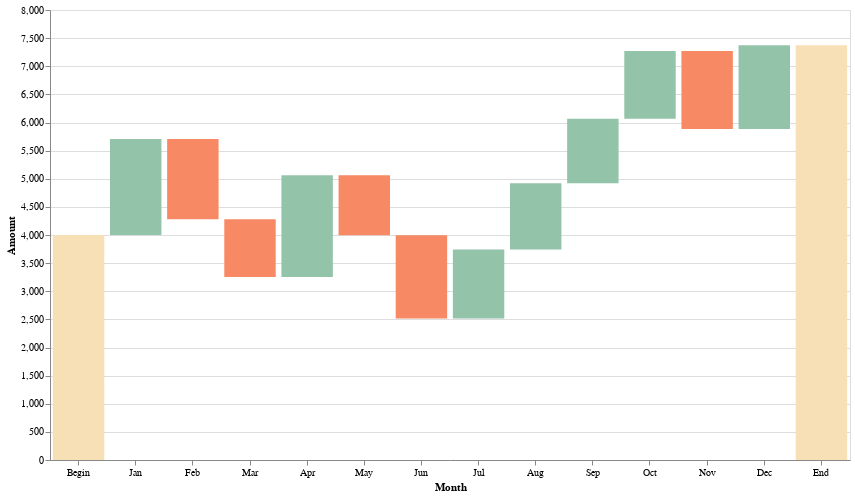

This figure's notebook cell:
### Markdown cell above
Here we add a new column named "profit" to the data frame. The possible value of the "profit" are "profit", "loss" and "NA". When encode "profit" as color, we get a very reasonable looking bar chart. Altair picks the default color palette for nominal data.

For the sake of this exercise, let's try to be exact.  For the bars corresponding to "Begin" and "End", we want to use the color `#f7e0b6`. For bars corresponding to a month, we will color it `#93c4aa` if the "amount" is positive.  Otherwise, we will use the color `#f78a64`.

### Code cell
color_domain = ["NA", "profit", "loss"]
color_range = ["#f7e0b6", "#93c4aa", "#f78a64"]

bar_layer = base.mark_bar().encode(x=alt.X("label:N", sort=None, title="Month", axis=alt.Axis(labelAngle=0)), 
                                   y=alt.Y("y1:Q", title="Amount"), 
                                   y2=alt.Y2("y2:Q"),
                                   color=alt.Color("profit", 
                                                   scale=alt.Scale(domain=color_domain, range=color_range), 
                                                   legend=None))
bar_layer.properties(width=800, height=450)

### Figure 1 — Vega-Lite specification as saved in the notebook (floating-point values rounded to 4 significant figures)
{"config": {"view": {"continuousWidth": 400, "continuousHeight": 300}}, "data": {"name": "data-c22550964fdc85aaa7838ac11b2c28e4"}, "mark": "bar", "encoding": {"color": {"field": "profit", "legend": null, "scale": {"domain": ["NA", "profit", "loss"], "range": ["#f7e0b6", "#93c4aa", "#f78a64"]}, "type": "nominal"}, "x": {"axis": {"labelAngle": 0}, "field": "label", "sort": null, "title": "Month", "type": "nominal"}, "y": {"field": "y1", "title": "Amount", "type": "quantitative"}, "y2": {"field": "y2"}}, "height": 450, "width": 800, "$schema": "https://vega.github.io/schema/vega-lite/v4.17.0.json", "datasets": {"data-c22550964fdc85aaa7838ac11b2c28e4": [{"label": "Begin", "amount": 4000, "y2": 4000, "y1": 0, "profit": "NA"}, {"label": "Jan", "amount": 1707, "y2": 5707, "y1": 4000, "profit": "profit"}, {"label": "Feb", "amount": -1425, "y2": 4282, "y1": 5707, "profit": "loss"}, {"label": "Mar", "amount": -1030, "y2": 3252, "y1": 4282, "profit": "loss"}, {"label": "Apr", "amount": 1812, "y2": 5064, "y1": 3252, "profit": "profit"}, {"label": "May", "amount": -1067, "y2": 3997, "y1": 5064, "profit": "loss"}, {"label": "Jun", "amount": -1481, "y2": 2516, "y1": 3997, "profit": "loss"}, {"label": "Jul", "amount": 1228, "y2": 3744, "y1": 2516, "profit": "profit"}, {"label": "Aug", "amount": 1176, "y2": 4920, "y1": 3744, "profit": "profit"}, {"label": "Sep", "amount": 1146, "y2": 6066, "y1": 4920, "profit": "profit"}, {"label": "Oct", "amount": 1205, "y2": 7271, "y1": 6066, "profit": "profit"}, {"label": "Nov", "amount": -1388, "y2": 5883, "y1": 7271, "profit": "loss"}, {"label": "Dec", "amount": 1492, "y2": 7375, "y1": 5883, "profit": "profit"}, {"label": "End", "amount": 0, "y2": 7375, "y1": 0, "profit": "NA"}]}}
